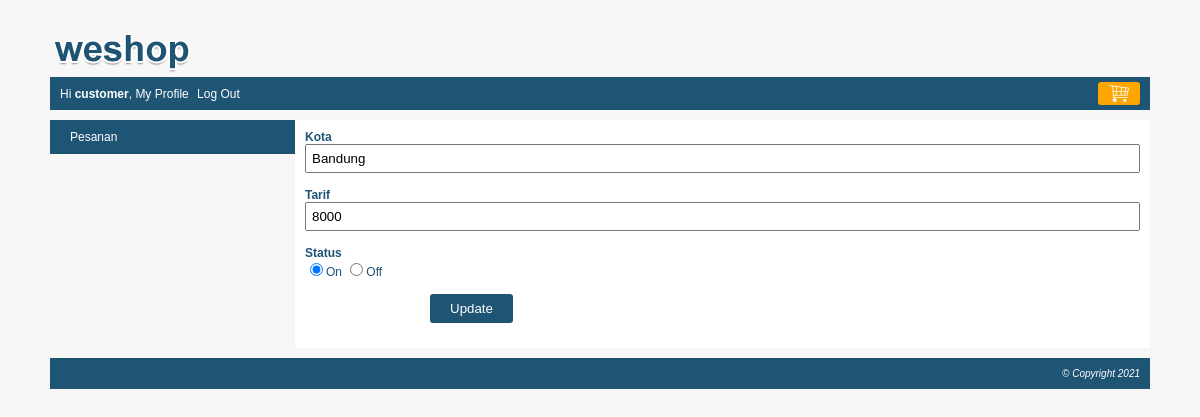
Screenshot of /index.php?page=myprofile&module=kota&action=form&kota_id=2 (signed in) with the database file from the repository.
### tables this page shows
CREATE TABLE `kota` (
  `kota_id` int(10) NOT NULL,
  `kota` varchar(150) NOT NULL,
  `tarif` int(10) NOT NULL,
  `status` enum('on','off') NOT NULL
);

### module/kota/form.php (the view)
<?php
    $kota_id = isset($_GET ['kota_id']) ? $_GET['kota_id'] : false;
    $kota = "";
    $tarif = "";
    $status = "";
    $button = "Add";
    if($kota_id){
        $queryKota = mysqli_query($connect,"SELECT *FROM kota WHERE kota_id='$kota_id'");
        $row = mysqli_fetch_assoc($queryKota);
        $kota = $row['kota'];
        $tarif = $row['tarif'];
        $status = $row['status'];
        $button = "Update";
    }
?>
<form action="<?php echo BASE_URL."module/kota/action.php?kota_id=$kota_id"?>" method="POST">
    <div class="element-form">
        <label> Kota </label>
            <span>
                <input type="text" name="kota" value="<?php echo $kota; ?>"/>
            </span>
    </div>
    <div class="element-form">
        <label> Tarif </label>
            <span>
                <input type="text" name="tarif" value="<?php echo $tarif; ?>"/>
            </span>
    </div>
    <div class="element-form">
        <label> Status </label>
            <span>
                <input type="radio" name="status" value="on" <?php if($status == "on"){ echo "checked";}?>/>On
                <input type="radio" name="status" value="off" <?php if($status == "off"){ echo "checked";}?>/>Off
            </span>
    </div>
    <div class="element-form">
        <span><input type="submit" name="button" value="<?php echo $button; ?>" class="submit-my-profile"/></span>
    </div>
</form>

### css/style.css (style rules this page uses)
body { font-family: arial; font-size: 12px; color: #1e5474; background: #F7F7F7; margin: 0px; }
.element-form span { display: block; }
.element-form span input[type="text"], .element-form span input[type="password"], .element-form span textarea, .element-form span select { width: 100%;padding: 5px;box-sizing: border-box; }
.element-form { margin-bottom: 15px; }
.element-form label { font-weight: bold; display: block; }
.element-form span input[type="submit"] { background: #1e5474; border: none; color: white; padding: 7px 20px; border-radius: 3px; cursor: pointer; margin: auto 125px; }

### rows the page displays
kota: kota "Bandung", tarif "8000", status "☑"

### other values shown
$nama "customer"
